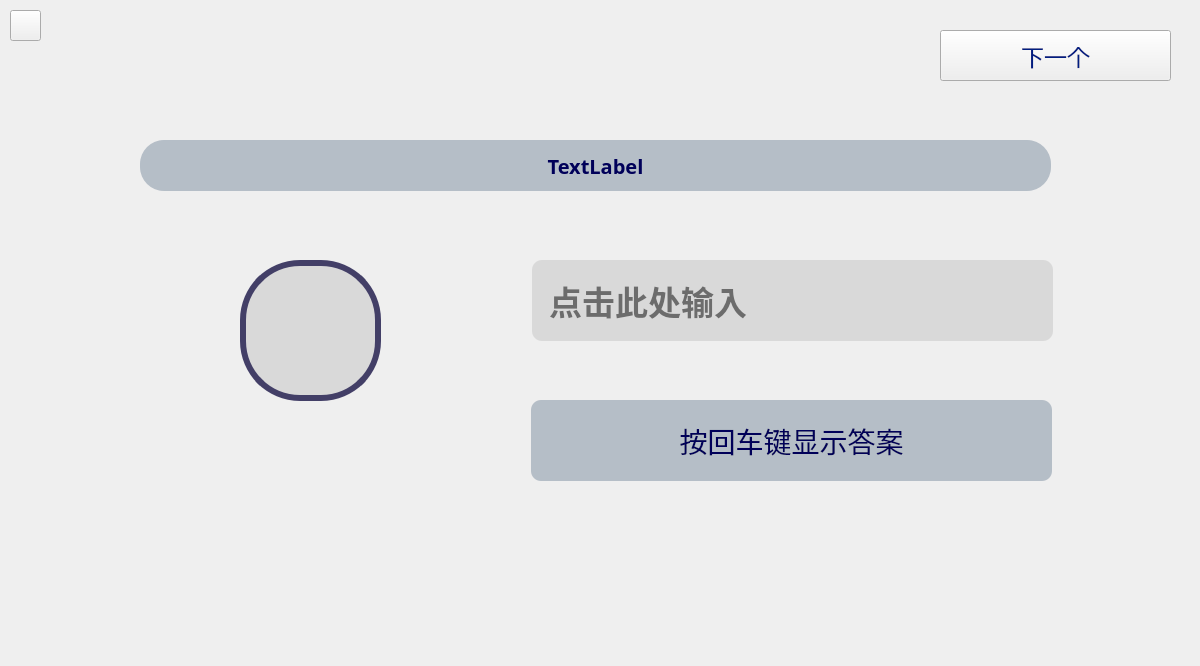
<?xml version="1.0" encoding="UTF-8"?>
<ui version="4.0">
 <class>ListenSubSub</class>
 <widget class="QWidget" name="ListenSubSub">
  <property name="geometry">
   <rect>
    <x>0</x>
    <y>0</y>
    <width>1200</width>
    <height>666</height>
   </rect>
  </property>
  <property name="minimumSize">
   <size>
    <width>1200</width>
    <height>666</height>
   </size>
  </property>
  <property name="maximumSize">
   <size>
    <width>1200</width>
    <height>666</height>
   </size>
  </property>
  <property name="font">
   <font>
    <family>黑体</family>
    <pointsize>25</pointsize>
    <bold>true</bold>
   </font>
  </property>
  <property name="windowTitle">
   <string>视唱练耳小助手</string>
  </property>
  <widget class="QPushButton" name="play">
   <property name="geometry">
    <rect>
     <x>240</x>
     <y>260</y>
     <width>141</width>
     <height>141</height>
    </rect>
   </property>
   <property name="font">
    <font>
     <family>方正小标宋简体</family>
     <pointsize>21</pointsize>
     <bold>false</bold>
    </font>
   </property>
   <property name="styleSheet">
    <string notr="true">QPushButton {
    background-color: #D9D9D9;
    border: 6px solid #433F67;
    border-radius: 60px;
    color: white;
    padding-left: 10px;
    padding-top: 4px;
    icon: url(:/MyPicture/p.png);
    icon-size: 60px 60px;
}
QPushButton:hover {
    background-color: #D0D0D0;
}
QPushButton:pressed {
    background-color: #C7C7C7;
}
QPushButton:checked {
    icon: url(:/MyPicture/stp.png);
    padding-left: 0px;
    padding-top: 4px;
    icon-size: 60px 60px;
}
</string>
   </property>
   <property name="text">
    <string/>
   </property>
   <property name="checkable">
    <bool>true</bool>
   </property>
  </widget>
  <widget class="QPushButton" name="refresh">
   <property name="geometry">
    <rect>
     <x>940</x>
     <y>30</y>
     <width>231</width>
     <height>51</height>
    </rect>
   </property>
   <property name="font">
    <font>
     <family>方正小标宋简体</family>
     <pointsize>17</pointsize>
     <bold>false</bold>
    </font>
   </property>
   <property name="styleSheet">
    <string notr="true">color: rgb(0, 30, 129);
</string>
   </property>
   <property name="text">
    <string>下一个</string>
   </property>
  </widget>
  <widget class="QLineEdit" name="you">
   <property name="geometry">
    <rect>
     <x>532</x>
     <y>260</y>
     <width>521</width>
     <height>81</height>
    </rect>
   </property>
   <property name="styleSheet">
    <string notr="true">QLineEdit {
    background-color: #D9D9D9;
    border: none;
    border-radius: 10px;
    padding-left: 15px;
}
QLineEdit:focus {
    background-color: #C7C7C7;
}</string>
   </property>
   <property name="placeholderText">
    <string>点击此处输入</string>
   </property>
  </widget>
  <widget class="QLabel" name="answer">
   <property name="geometry">
    <rect>
     <x>533</x>
     <y>403</y>
     <width>420</width>
     <height>77</height>
    </rect>
   </property>
   <property name="font">
    <font>
     <family>方正小标宋简体</family>
     <pointsize>21</pointsize>
     <bold>false</bold>
    </font>
   </property>
   <property name="styleSheet">
    <string notr="true">background-color: #B5BEC7; border-radius: 10px;
 color: rgb(0, 0, 89);
 padding-left: 15px;</string>
   </property>
   <property name="text">
    <string/>
   </property>
  </widget>
  <widget class="QLabel" name="answerCover">
   <property name="geometry">
    <rect>
     <x>531</x>
     <y>400</y>
     <width>521</width>
     <height>81</height>
    </rect>
   </property>
   <property name="font">
    <font>
     <family>方正小标宋简体</family>
     <pointsize>21</pointsize>
     <bold>false</bold>
    </font>
   </property>
   <property name="styleSheet">
    <string notr="true">background-color: #B5BEC7; border-radius: 10px;
color: rgb(0, 0, 89);</string>
   </property>
   <property name="text">
    <string>按回车键显示答案</string>
   </property>
   <property name="alignment">
    <set>Qt::AlignmentFlag::AlignCenter</set>
   </property>
  </widget>
  <widget class="QLabel" name="result">
   <property name="geometry">
    <rect>
     <x>972</x>
     <y>406</y>
     <width>71</width>
     <height>70</height>
    </rect>
   </property>
   <property name="font">
    <font>
     <family>方正小标宋简体</family>
     <pointsize>21</pointsize>
     <bold>false</bold>
    </font>
   </property>
   <property name="styleSheet">
    <string notr="true">background-color: #B5BEC7; border-radius: 10px;
 color: rgb(0, 0, 89);</string>
   </property>
   <property name="text">
    <string/>
   </property>
   <property name="textFormat">
    <enum>Qt::TextFormat::AutoText</enum>
   </property>
   <property name="alignment">
    <set>Qt::AlignmentFlag::AlignCenter</set>
   </property>
  </widget>
  <widget class="QPushButton" name="BackListenSub">
   <property name="geometry">
    <rect>
     <x>10</x>
     <y>10</y>
     <width>31</width>
     <height>31</height>
    </rect>
   </property>
   <property name="text">
    <string/>
   </property>
  </widget>
  <widget class="QLabel" name="remindlabel">
   <property name="geometry">
    <rect>
     <x>140</x>
     <y>140</y>
     <width>911</width>
     <height>51</height>
    </rect>
   </property>
   <property name="font">
    <font>
     <family>新宋体</family>
     <pointsize>15</pointsize>
     <bold>true</bold>
    </font>
   </property>
   <property name="styleSheet">
    <string notr="true">background-color: #B5BEC7;
border-radius: 24px;
color: rgb(0, 0, 89);</string>
   </property>
   <property name="text">
    <string>TextLabel</string>
   </property>
   <property name="alignment">
    <set>Qt::AlignmentFlag::AlignCenter</set>
   </property>
  </widget>
  <zorder>result</zorder>
  <zorder>play</zorder>
  <zorder>refresh</zorder>
  <zorder>you</zorder>
  <zorder>answer</zorder>
  <zorder>answerCover</zorder>
  <zorder>BackListenSub</zorder>
  <zorder>remindlabel</zorder>
 </widget>
 <resources/>
 <connections/>
</ui>
